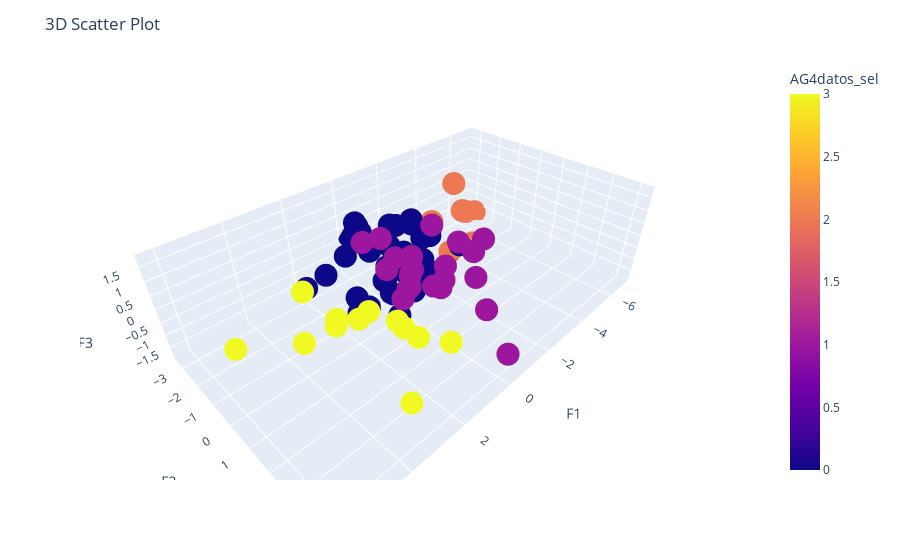

The cell this chart's notebook holds for it:
### Code cell
# Customize the layout (optional)
fig = px.scatter_3d(cl1, x = 'F2', y = 'F3', z = 'F4', color = 'AG4datos_sel', hover_data = ['Ciudades', 'AG4datos_sel'])
fig.update_layout(title='3D Scatter Plot', scene=dict(xaxis_title='F1', yaxis_title='F2', zaxis_title='F3'))

# Show the plot
fig.show()
